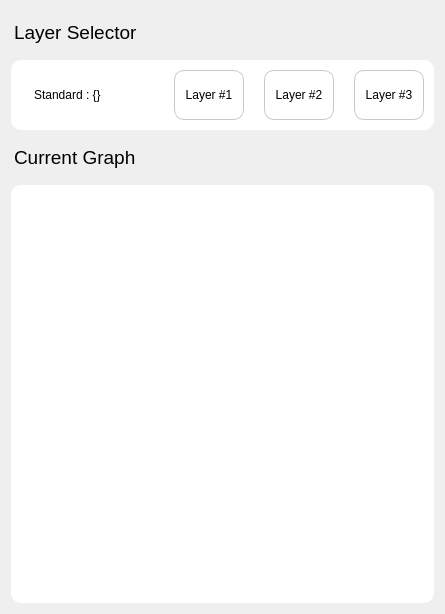
        <widget class="QWidget" name="page_2">
         <layout class="QVBoxLayout" name="verticalLayout_20">
          <item>
           <widget class="QLabel" name="label_98">
            <property name="styleSheet">
             <string notr="true">margin-top: 10px;
margin-bottom: 10px;</string>
            </property>
            <property name="text">
             <string>&lt;html&gt;&lt;head/&gt;&lt;body&gt;&lt;p&gt;&lt;span style=&quot; font-size:14pt;&quot;&gt;Layer Selector&lt;/span&gt;&lt;/p&gt;&lt;/body&gt;&lt;/html&gt;</string>
            </property>
            <property name="margin">
             <number>5</number>
            </property>
           </widget>
          </item>
          <item>
           <widget class="QFrame" name="frame_18">
            <property name="styleSheet">
             <string notr="true">QFrame{
	border: none;
	border-radius: 10px;
	text-align: left;
	padding: 10px;
	background-color: rgb(255, 255, 255);
}

QPushButton{
	border-style: solid;
	border-width: 1px;
	border-color: rgb(200, 200, 200);
	border-radius: 10px;
}</string>
            </property>
            <property name="frameShape">
             <enum>QFrame::StyledPanel</enum>
            </property>
            <property name="frameShadow">
             <enum>QFrame::Raised</enum>
            </property>
            <layout class="QHBoxLayout" name="horizontalLayout_46">
             <property name="spacing">
              <number>20</number>
             </property>
             <property name="leftMargin">
              <number>0</number>
             </property>
             <property name="topMargin">
              <number>0</number>
             </property>
             <property name="rightMargin">
              <number>0</number>
             </property>
             <property name="bottomMargin">
              <number>0</number>
             </property>
             <item>
              <widget class="QLabel" name="label_103">
               <property name="text">
                <string>Standard : {}</string>
               </property>
              </widget>
             </item>
             <item>
              <spacer name="horizontalSpacer_11">
               <property name="orientation">
                <enum>Qt::Horizontal</enum>
               </property>
               <property name="sizeHint" stdset="0">
                <size>
                 <width>40</width>
                 <height>20</height>
                </size>
               </property>
              </spacer>
             </item>
             <item>
              <widget class="QPushButton" name="btn_curr_1">
               <property name="minimumSize">
                <size>
                 <width>70</width>
                 <height>50</height>
                </size>
               </property>
               <property name="text">
                <string>Layer #1</string>
               </property>
              </widget>
             </item>
             <item>
              <widget class="QPushButton" name="btn_curr_2">
               <property name="minimumSize">
                <size>
                 <width>70</width>
                 <height>50</height>
                </size>
               </property>
               <property name="text">
                <string>Layer #2</string>
               </property>
              </widget>
             </item>
             <item>
              <widget class="QPushButton" name="btn_curr_3">
               <property name="minimumSize">
                <size>
                 <width>70</width>
                 <height>50</height>
                </size>
               </property>
               <property name="text">
                <string>Layer #3</string>
               </property>
              </widget>
             </item>
            </layout>
           </widget>
          </item>
          <item>
           <widget class="QLabel" name="label_14">
            <property name="styleSheet">
             <string notr="true">margin-top: 10px;
margin-bottom: 10px;</string>
            </property>
            <property name="text">
             <string>&lt;html&gt;&lt;head/&gt;&lt;body&gt;&lt;p&gt;&lt;span style=&quot; font-size:14pt;&quot;&gt;Current Graph&lt;/span&gt;&lt;/p&gt;&lt;/body&gt;&lt;/html&gt;</string>
            </property>
            <property name="margin">
             <number>5</number>
            </property>
           </widget>
          </item>
          <item>
           <widget class="QFrame" name="frame_17">
            <property name="styleSheet">
             <string notr="true">QFrame{
	border: none;
	border-radius: 10px;
	text-align: left;
	background-color: rgb(255, 255, 255);
}

</string>
            </property>
            <property name="frameShape">
             <enum>QFrame::StyledPanel</enum>
            </property>
            <property name="frameShadow">
             <enum>QFrame::Raised</enum>
            </property>
            <layout class="QVBoxLayout" name="verticalLayout_21">
             <item>
              <widget class="MatplotlibWidget" name="widget_curr" native="true">
               <property name="sizePolicy">
                <sizepolicy hsizetype="Expanding" vsizetype="Expanding">
                 <horstretch>0</horstretch>
                 <verstretch>0</verstretch>
                </sizepolicy>
               </property>
               <property name="minimumSize">
                <size>
                 <width>0</width>
                 <height>400</height>
                </size>
               </property>
               <property name="styleSheet">
                <string notr="true">background-color: rgb(255, 255, 255);</string>
               </property>
              </widget>
             </item>
            </layout>
           </widget>
          </item>
         </layout>
        </widget>
